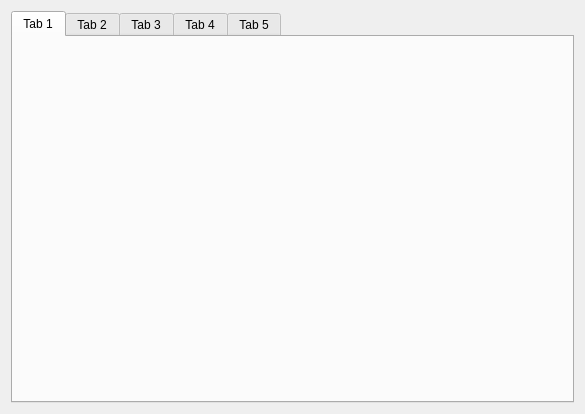
<?xml version="1.0" encoding="UTF-8"?>
<ui version="4.0">
 <class>MainWidget</class>
 <widget class="QWidget" name="MainWidget">
  <property name="geometry">
   <rect>
    <x>0</x>
    <y>0</y>
    <width>585</width>
    <height>414</height>
   </rect>
  </property>
  <property name="minimumSize">
   <size>
    <width>350</width>
    <height>340</height>
   </size>
  </property>
  <property name="windowTitle">
   <string>MainWidget</string>
  </property>
  <layout class="QVBoxLayout" name="verticalLayout">
   <item>
    <widget class="QTabWidget" name="pTabWidget">
     <property name="currentIndex">
      <number>0</number>
     </property>
     <widget class="QWidget" name="pTab1">
      <attribute name="title">
       <string>Tab 1</string>
      </attribute>
     </widget>
     <widget class="QWidget" name="pTab2">
      <attribute name="title">
       <string>Tab 2</string>
      </attribute>
     </widget>
     <widget class="QWidget" name="pTab3">
      <attribute name="title">
       <string>Tab 3</string>
      </attribute>
     </widget>
     <widget class="QWidget" name="pTab4">
      <attribute name="title">
       <string>Tab 4</string>
      </attribute>
     </widget>
     <widget class="QWidget" name="pTab5">
      <attribute name="title">
       <string>Tab 5</string>
      </attribute>
     </widget>
    </widget>
   </item>
  </layout>
 </widget>
 <resources/>
 <connections/>
</ui>
